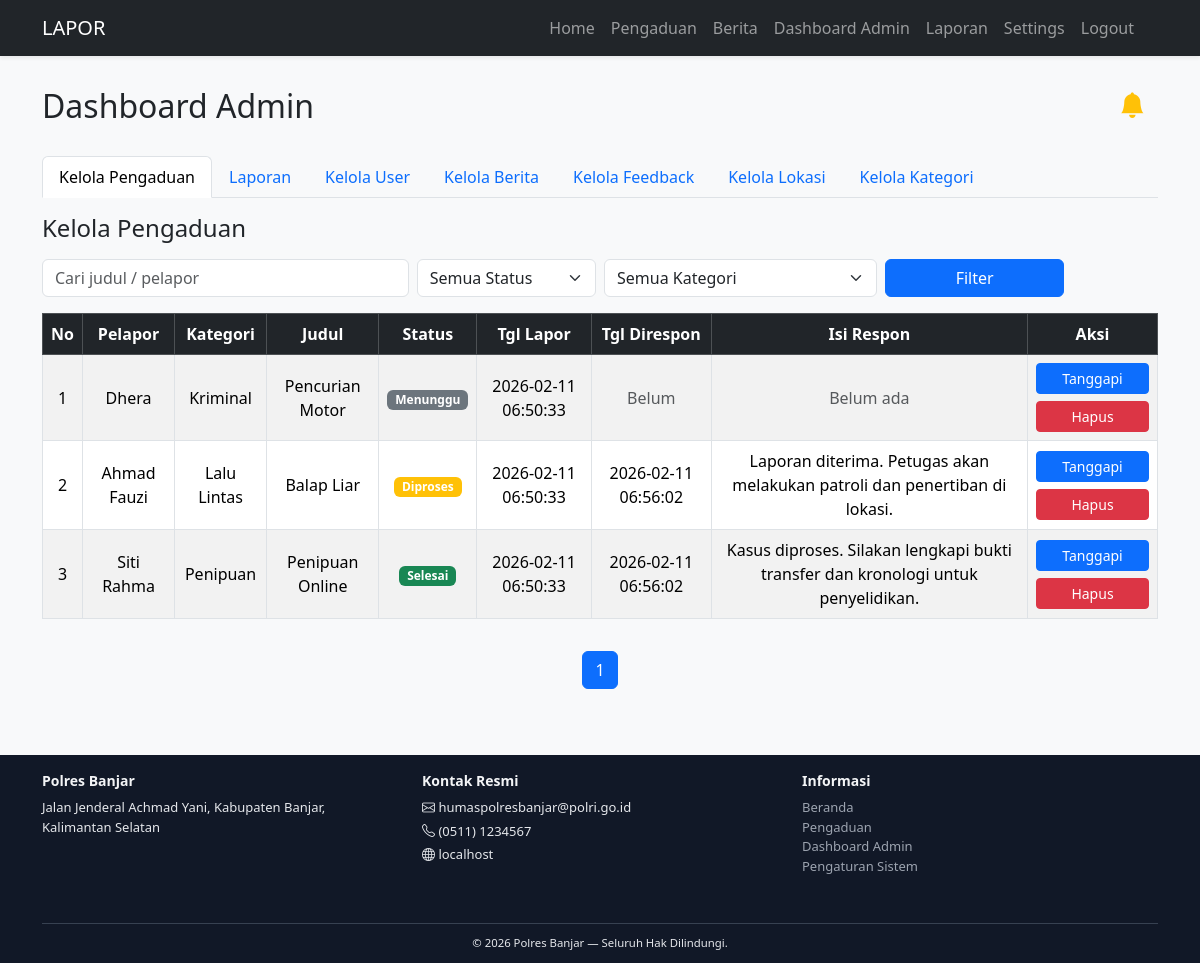
The page /admin (signed in) on the database its author committed.
### tables this page shows
CREATE TABLE `pengaduan` (
  `id_pengaduan` int(11) NOT NULL,
  `id_user` int(11) DEFAULT NULL,
  `notif_admin` tinyint(1) NOT NULL DEFAULT 0,
  `id_kategori` int(11) NOT NULL,
  `judul` varchar(150) NOT NULL,
  `isi_aduan` text NOT NULL,
  `lokasi` varchar(150) DEFAULT NULL,
  `bukti` varchar(255) DEFAULT NULL,
  `status` enum('Menunggu','Diproses','Selesai','Public') DEFAULT 'Menunggu',
  `tanggal_selesai` datetime DEFAULT NULL,
  `created_at` timestamp NOT NULL DEFAULT current_timestamp(),
  `updated_at` timestamp NOT NULL DEFAULT current_timestamp() ON UPDATE current_timestamp(),
  `id_lokasi` int(11) DEFAULT NULL,
  `bukti_file` varchar(255) DEFAULT NULL
);

CREATE TABLE `users` (
  `id_user` int(11) NOT NULL,
  `nama_lengkap` varchar(100) NOT NULL,
  `email` varchar(100) NOT NULL,
  `password` varchar(255) NOT NULL,
  `role` enum('admin','user','public') DEFAULT 'user',
  `no_hp` varchar(20) DEFAULT NULL,
  `alamat` text DEFAULT NULL,
  `created_at` timestamp NOT NULL DEFAULT current_timestamp(),
  `foto_profil` varchar(255) DEFAULT NULL
);

CREATE TABLE `kategori` (
  `id_kategori` int(11) NOT NULL,
  `nama_kategori` varchar(100) NOT NULL
);

CREATE TABLE `tanggapan` (
  `id_tanggapan` int(11) NOT NULL,
  `id_pengaduan` int(11) NOT NULL,
  `id_admin` int(11) NOT NULL,
  `isi_tanggapan` text NOT NULL,
  `tanggal` timestamp NOT NULL DEFAULT current_timestamp(),
  `created_at` timestamp NOT NULL DEFAULT current_timestamp()
);

### index.php (called while the page is built, shortened)
<?php
$page = isset($_GET['page']) ? $_GET['page'] : 'home';
include 'views/header.php';
include route($page);
include 'views/footer.php';

### views/admin_dashboard.php (the view, shortened to what this page needs)
<?php
$activeTab = $_SESSION['active_tab'] ?? 'pengaduan';
?>
<link rel="stylesheet" href="https://cdn.jsdelivr.net/npm/bootstrap-icons@1.11.2/font/bootstrap-icons.css">
<div class="d-flex justify-content-between align-items-center mb-4">
    <h2 class="mb-0">Dashboard Admin</h2>
    <div class="dropdown">
        <button class="btn position-relative" id="notifToggle" data-bs-toggle="dropdown">
            <i class="bi bi-bell-fill text-warning" style="font-size: 1.6rem;"></i>
        </button>
    </div>
</div>
<ul class="nav nav-tabs" id="adminTab" role="tablist">
  <li class="nav-item" role="presentation">
    <button class="nav-link <?= $activeTab == 'pengaduan' ? 'active' : '' ?>" id="pengaduan-tab" data-bs-toggle="tab" data-bs-target="#pengaduan" type="button" role="tab">Kelola Pengaduan</button>
  </li>
  <li class="nav-item" role="presentation">
<button class="nav-link <?= $activeTab == 'laporan' ? 'active' : '' ?>" id="laporan-tab" data-bs-toggle="tab" data-bs-target="#laporan" type="button" role="tab">Laporan</button>
  </li>
  <li class="nav-item" role="presentation">
<button class="nav-link <?= $activeTab == 'users' ? 'active' : '' ?>" id="users-tab" data-bs-toggle="tab" data-bs-target="#users" type="button" role="tab">Kelola User</button>
  </li>
  <li class="nav-item" role="presentation">
<button class="nav-link <?= $activeTab == 'berita' ? 'active' : '' ?>" id="berita-tab" data-bs-toggle="tab" data-bs-target="#berita" type="button" role="tab">Kelola Berita</button>
  </li>
    <li class="nav-item" role="presentation">
    <button class="nav-link <?= $activeTab == 'feedback' ? 'active' : '' ?>" id="feedback-tab" data-bs-toggle="tab" data-bs-target="#feedback" type="button" role="tab">Kelola Feedback</button>
  </li>
  <li class="nav-item" role="presentation">
<button class="nav-link <?= $activeTab == 'lokasi' ? 'active' : '' ?>" id="lokasi-tab" data-bs-toggle="tab" data-bs-target="#lokasi" type="button" role="tab">Kelola Lokasi</button>
  </li>
  <li class="nav-item" role="presentation">
<button class="nav-link <?= $activeTab == 'kategori' ? 'active' : '' ?>" id="kategori-tab" data-bs-toggle="tab" data-bs-target="#kategori" type="button" role="tab">Kelola Kategori</button>
  </li>
</ul>
<div class="tab-content mt-3" id="adminTabContent">
<div class="tab-pane fade <?= $activeTab == 'pengaduan' ? 'show active' : '' ?>" id="pengaduan" role="tabpanel">
  <h4 class="mb-3">Kelola Pengaduan</h4>
  <?php
  $search = $_GET['search'] ?? '';
  $perPage = 10;
  $page = isset($_GET['p']) ? max(1, intval($_GET['p'])) : 1;
  $offset = ($page - 1) * $perPage;
  $where = " WHERE p.status!='Public' ";
  $total = mysqli_fetch_assoc(mysqli_query($conn, "
      SELECT COUNT(*) AS jml FROM pengaduan p
      LEFT JOIN users u ON p.id_user=u.id_user
      $where
  "))['jml'];
  $query = mysqli_query($conn, "
      SELECT p.*, u.nama_lengkap, k.nama_kategori, t.tanggal AS tanggal_respon, t.isi_tanggapan
      FROM pengaduan p
      LEFT JOIN users u ON p.id_user=u.id_user
      LEFT JOIN kategori k ON p.id_kategori=k.id_kategori
      LEFT JOIN tanggapan t ON p.id_pengaduan=t.id_pengaduan
      $where
      ORDER BY p.created_at DESC
      LIMIT $offset,$perPage
  ");
  ?>
  <form method="get" action="index.php" class="row g-2 mb-3">
    <div class="col-md-4">
      <input type="text" name="search" placeholder="Cari judul / pelapor" class="form-control" value="<?= htmlspecialchars($search) ?>">
    </div>
    <div class="col-md-2">
      <select name="status" class="form-select">
        <option value="">Semua Status</option>
      </select>
    </div>
    <div class="col-md-3">
      <select name="kategori" class="form-select">
        <option value="">Semua Kategori</option>
      </select>
    </div>
    <div class="col-md-2">
      <button class="btn btn-primary w-100">Filter</button>
    </div>
  </form>
  <div class="table-responsive">
    <table class="table table-bordered table-striped text-center align-middle pengaduan-table">
      <thead class="table-dark">
        <tr>
          <th>No</th>
          <th>Pelapor</th>
          <th>Kategori</th>
          <th>Judul</th>
          <th>Status</th>
          <th>Tgl Lapor</th>
          <th>Tgl Direspon</th>
          <th>Isi Respon</th>
          <th class="col-aksi">Aksi</th>
        </tr>
      </thead>
      <tbody>
        <?php
        $no = $offset + 1;
        if (mysqli_num_rows($query) == 0): ?>
          <tr><td colspan="9" class="text-muted">Tidak ada data.</td></tr>
        <?php else: ?>
          <?php while($row = mysqli_fetch_assoc($query)): ?>
            <tr>
              <td><?= $no++ ?></td>
              <td><?= $row['nama_lengkap'] ?: 'Public' ?></td>
              <td><?= $row['nama_kategori'] ?></td>
              <td><?= $row['judul'] ?></td>
              <td>
                <?php
                  $badge = [
                    'Menunggu'=>'secondary',
                    'Diproses'=>'warning',
                    'Selesai'=>'success'
                  ];
                ?>
                <span class="badge bg-<?= $badge[$row['status']] ?? 'dark' ?>">
                  <?= $row['status'] ?>
                </span>
              </td>
              <td><?= $row['created_at'] ?></td>
              <td><?= $row['tanggal_respon'] ?: '<span class="text-muted">Belum</span>' ?></td>
              <td><?= $row['isi_tanggapan'] ?: '<span class="text-muted">Belum ada</span>' ?></td>
              <td class="col-aksi">
                <div class="pengaduan-actions">
                  <a href="index.php?page=tanggapan&id=<?= $row['id_pengaduan'] ?>"
                     class="btn btn-sm btn-primary">Tanggapi</a>
                  <a href="index.php?page=hapus_pengaduan&id=<?= $row['id_pengaduan'] ?>"
                     onclick="return confirm('Yakin hapus aduan?')"
                     class="btn btn-sm btn-danger">Hapus</a>
                </div>
              </td>
            </tr>
          <?php endwhile; ?>
        <?php endif; ?>
      </tbody>
    </table>
  </div>
  <div class="mt-3 d-flex justify-content-center">
    <nav>
      <ul class="pagination">
        <?php
        $totalPages = ceil($total / $perPage);
        for ($i=1; $i<=$totalPages; $i++): ?>
          <li class="page-item <?= $page==$i?'active':'' ?>">
            <a class="page-link" href="?page=admin&active_tab=pengaduan&p=<?= $i ?>">
              <?= $i ?>
            </a>
          </li>
        <?php endfor; ?>
      </ul>
    </nav>
  </div>
</div>
</div>

### views/header.php (style rules this page uses)
html, body { height: 100%; margin: 0; }
body { display: flex; flex-direction: column; background-color: #f8f9fa; }

### views/admin_dashboard.php (style rules this page uses)
.pengaduan-table .col-aksi { width: 130px; min-width: 130px; }
.pengaduan-actions { display: flex; flex-direction: column; gap: 0.45rem; align-items: stretch; }
.pengaduan-actions .btn { width: 100%; display: inline-flex; justify-content: center; align-items: center; white-space: nowrap; }

### rows shown on the page
pengaduan: id_user.nama_lengkap "Dhera", id_kategori.nama_kategori "Kriminal", judul "Pencurian Motor", status "Menunggu", created_at "2026-02-11 06:50:33", tanggal_respon "Belum", isi_tanggapan "Belum ada"
pengaduan: id_user.nama_lengkap "Ahmad Fauzi", id_kategori.nama_kategori "Lalu Lintas", judul "Balap Liar", status "Diproses", created_at "2026-02-11 06:50:33", tanggapan.tanggal "2026-02-11 06:56:02", tanggapan.isi_tanggapan "Laporan diterima. Petugas akan melakukan patroli dan penertiban di lokasi."
pengaduan: id_user.nama_lengkap "Siti Rahma", id_kategori.nama_kategori "Penipuan", judul "Penipuan Online", status "Selesai", created_at "2026-02-11 06:50:33", tanggapan.tanggal "2026-02-11 06:56:02", tanggapan.isi_tanggapan "Kasus diproses. Silakan lengkapi bukti transfer dan kronologi untuk penyelidikan."

### other values the page prints
sys('site_name', 'LAPOR') "LAPOR"
$get('site_name', 'Polres Banjar') "Polres Banjar"
$get('email_service', 'humaspolresbanjar@polri.go.id') "humaspolresbanjar@polri.go.id"
$get('whatsapp', '(0511) 1234567') "(0511) 1234567"
$_SERVER['HTTP_HOST'] "localhost"
